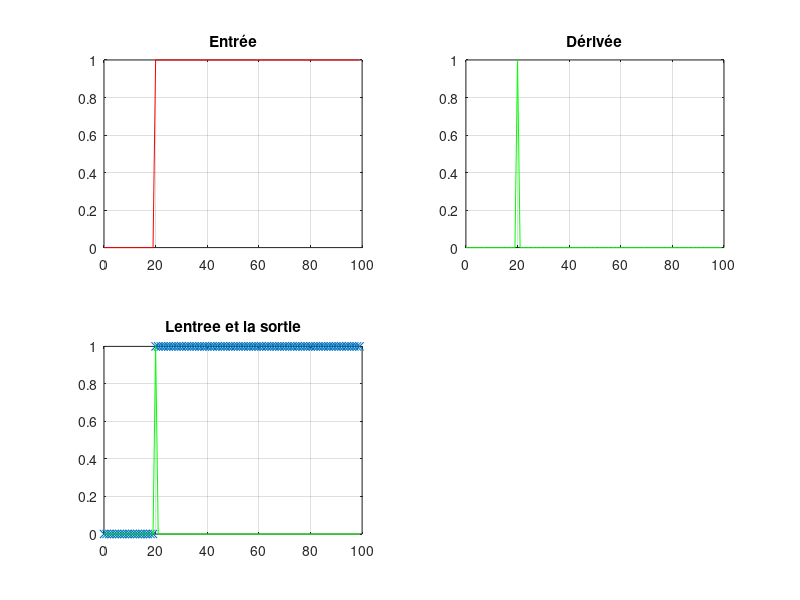
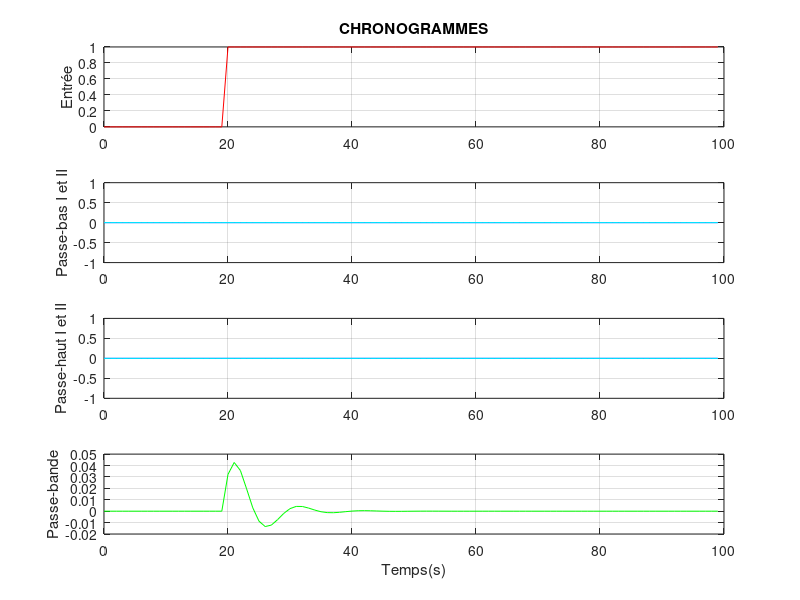

The MATLAB script that drew these images, in order:
clc; clf;
N=100; t0=20; 
k=1; k1=0.1; k2=20;               %Déclaré des constantes
e=zeros(1,t0); temp=zeros(1,N); 
d=zeros(1,N); s=zeros(1,N);       %Initialisé de tableaux
y=zeros(1,N); z=zeros(1,N);  
ss=zeros(1,N); zz=zeros(1,N);
for t=t0:N-1    e(t+1)=1; end     %Programé d'un échelon
for t=1:N       temp(t)=t-1; end  %Tableau des temps

%---------------Programe d'une dérivée-------------------

for t=2:N    d(t)=k*(e(t)-e(t-1)); end  
 
%-----------------------Tracé des Chronogrammes--------------------------------------
figure(1);
subplot(2,2,1); plot(temp,e,'r');           % 'r'=red
grid; title ('Entrée');
subplot(2,2,2); plot(temp,d,'g');           % 'g'=green
grid; title ('Dérivée');
subplot(2,2,3); plot(temp,e,'x',temp,d,'g'); 
grid; title ('Lentree et la sortie');

%-----------------------Programmation d'un passe-bas d'ordre I------------------------
                        
                        %for t=2:N   s(t)=(e(t)/(1+k))+((k*s(t-1))/(1+k)); end 
                       
%-----------------------Programmation d'un passe-bas d'ordre II-----------------------
                        %for t=2:N   ss(t)=[1/(k+1)]*s(t) + [k/(1+k)]*ss(t-1); end 
                         
%-----------------------Programmation d'un passe-haut d'ordre I-----------------------
                        %for t=2:N  z(t)=(k/(k+1))*[e(t)-e(t-1)+z(t-1)]; end
                         
%-----------------------Programmation d'un passe-haut d'ordre II----------------------
                        %for t=2:N   zz(t)=k/(k+1)*[z(t)-z(t-1)+zz(t-1)]; end          	                        

%-----------------------Programmation d'un passe-bande-------------------------------
                        for t=3:N   y(t)= [(k1)/(1+k1+k1*k2)]*[e(t)-e(t-1)]+[(k1+2*(k1*k2))/(1+k1+k1*k2)]*y(t-1)-[(k1*k2)/(1+k1+k1*k2)]*y(t-2); end      


figure(2);                   
subplot(4,1,1); plot(temp,e,'r'); grid; ylabel ('Entrée'); title('CHRONOGRAMMES');                
subplot(4,1,2); plot(temp,s,'b',temp,ss,'c'); grid; ylabel ('Passe-bas I et II');  
subplot(4,1,3); plot(temp,z,'b',temp,zz,'c'); grid; ylabel ('Passe-haut I et II');  
subplot(4,1,4); plot(temp,y,'g'); grid; ylabel ('Passe-bande'); xlabel('Temps(s)');